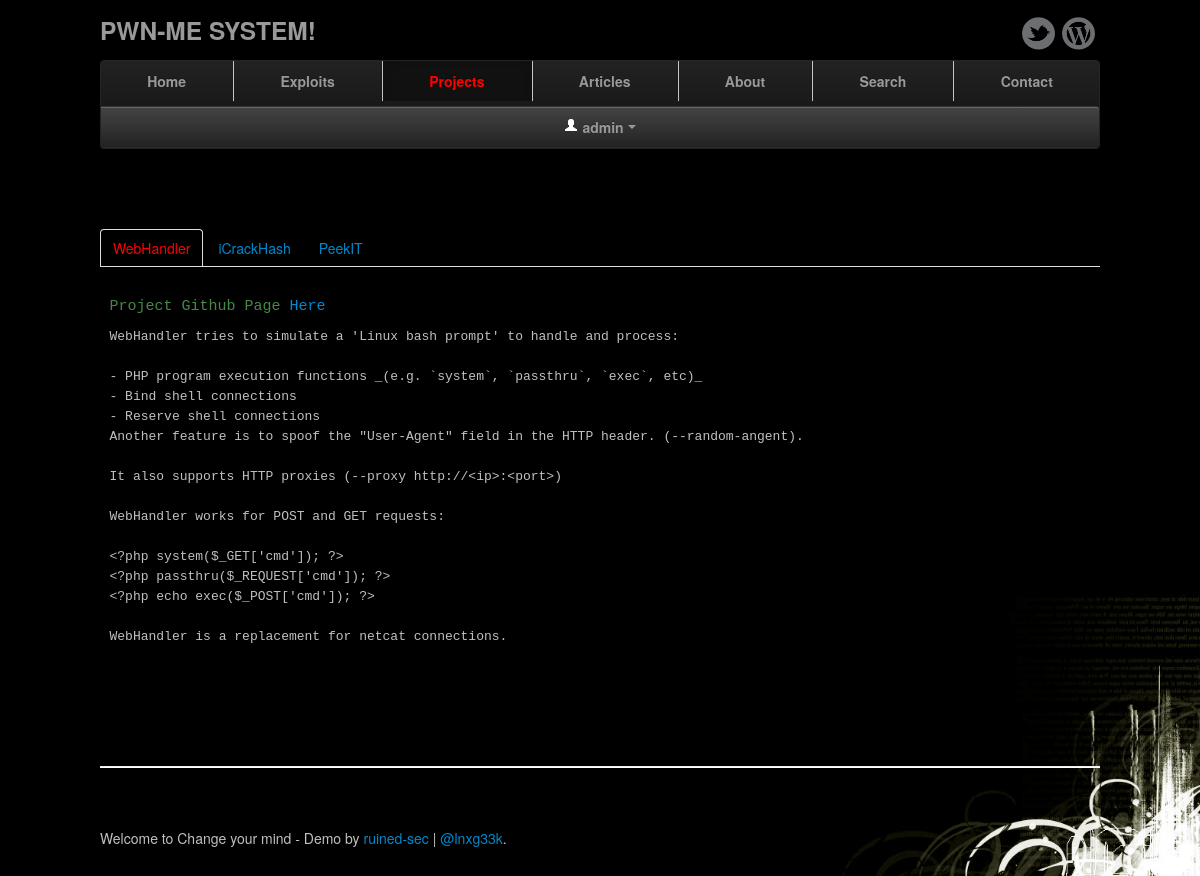
Page /projects/index.php (signed in) on the committed database.
### tables this page shows
CREATE TABLE `projects` (
  `id` int(11) NOT NULL,
  `name` varchar(200) DEFAULT NULL,
  `description` text,
  `url` varchar(200) DEFAULT NULL,
  PRIMARY KEY (`id`)
);

### projects/index.php (the view, shortened to what this page needs)
<?php
include '../config.php';
?>
<!DOCTYPE html>
<html lang="en">
    <head>
        <link href="/scope/static/css/bootstrap.min.css" rel="stylesheet">
        <link href="/scope/static/css/bootstrap-responsive.min.css" rel="stylesheet">
        <link href="/scope/static/css/app.css" rel="stylesheet">
    </head>
    <body>
        <div class="container">
            <?php include '../includes/header.php'; ?>
            <div class="jumbotron">
                <?php
                $sql = "SELECT * FROM projects";
                $result = mysqli_query($con, $sql);
                $c = 0;
                ?>
                <ul class="nav nav-tabs" id="myTab">
                    <?php while ($row = mysqli_fetch_array($result)): ?>
                        <?php if ($c == 0): ?>
                            <li class="tab-pane active"><a href="<?php echo '#' . $row['name']; ?>" data-toggle="tab"><?php echo $row['name']; ?></a></li>
                        <?php else: ?>
                            <li><a href="<?php echo '#' . $row['name']; ?>" data-toggle="tab"><?php echo $row['name']; ?></a></li>
                        <?php endif ?>
                        <?php $c++; ?>
                    <?php endwhile; ?>
                </ul>
                <?php
                $result = mysqli_query($con, $sql);
                $c = 0;
                ?>
                <div class="tab-content">
                    <?php while ($row = mysqli_fetch_array($result)): ?>
                        <?php if ($c == 0): ?>
                            <div class="tab-pane fade in active" id="<?php echo $row['name']; ?>">
                            <?php else: ?>
                                <div class="tab-pane fade in" id="<?php echo $row['name']; ?>">
                                <?php endif; ?>
                                    <pre><p class="text-success" style="font-size: 15px">Project Github Page <a href="<?php echo $row['url'] ?>">Here</a></p><?php echo htmlspecialchars($row['description'], ENT_QUOTES, 'UTF-8', false); ?></pre>
                            </div>
                            <?php $c++; ?>
                        <?php endwhile; ?>
                    </div>
                </div>
                <hr>
                <div class="footer">
                    <p>Welcome to Change your mind - Demo by <a href="http://ruinedsec.wordpress.com">ruined-sec</a> | <a href="https://www.twitter.com/lnxg33k">@lnxg33k</a>.</p>
                </div>
            </div>
    </body>
</html>

### static/css/app.css (style rules this page uses)
.nav-tabs>.active>a, .nav-tabs>.active>a:hover, .nav-tabs>.active>a:focus { background-color: transparent; color: red; }
pre { text-align: left; background-color: transparent; color: silver; border: none; }
body { background: url('/scope/static/img/background.jpg') no-repeat center center fixed; -webkit-background-size: cover; -moz-background-size: cover; -o-background-size: cover; background-size: cover; padding-bottom: 60px; color: silver; }
.container { margin: 0 auto; max-width: 1000px; }
.container > hr { margin: 60px 0; }
.jumbotron { margin: 80px 0; text-align: center; }

### rows in the picture
projects: name "WebHandler", description "WebHandler tries to simulate a 'Linux bash prompt' to handle and process: - PHP program execution functions _(e.g. `system`, `passthru`, `exec`, etc)_ - Bind shell connections - Reserve shell connections Another feature is to spoof the \"User-Agent\" field in the HTTP header. (--random-angent). It also supports HTTP proxies (--proxy http://<ip>:<port>) WebHandler works for POST and GET requests: <?php system($_GET['cmd']); ?> <?php passthru($_REQUEST['cmd']); ?> <?php echo exec($_POST['cmd']); ?> WebHandler is a replacement for netcat connections."
projects: name "iCrackHash"
projects: name "PeekIT"

### other values in the picture
$_SESSION['username'] "admin"
